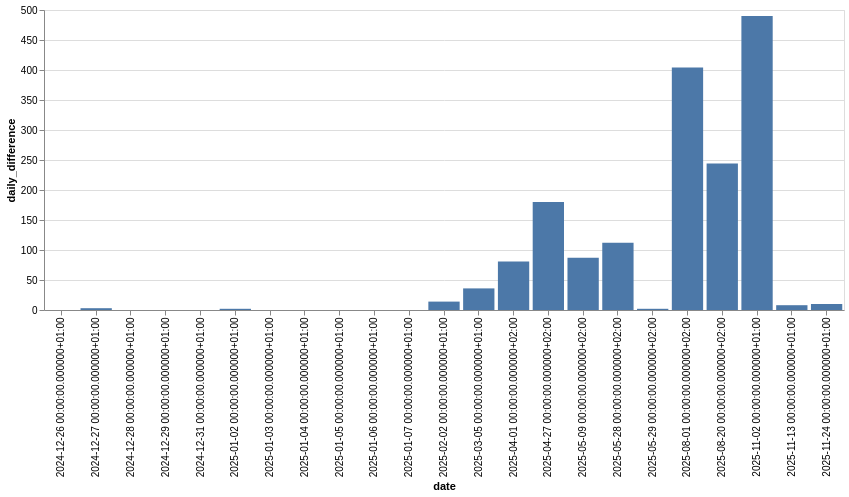

The code cell stored with this chart in its notebook:
### Code cell
segment("Solan last km")

### Figure 1 — Vega-Lite specification as saved in the notebook (floating-point values rounded to 4 significant figures)
{"config": {"view": {"continuousWidth": 300, "continuousHeight": 300}}, "data": {"name": "data-e1b517b8666c165e4ed5d4a74213ad35"}, "mark": {"type": "bar"}, "encoding": {"x": {"field": "date", "type": "ordinal"}, "y": {"field": "daily_difference", "type": "quantitative"}}, "width": 800, "$schema": "https://vega.github.io/schema/vega-lite/v5.8.0.json", "datasets": {"data-e1b517b8666c165e4ed5d4a74213ad35": [{"date": "2024-12-26 00:00:00.000000+01:00", "effort_count": 12355, "daily_difference": 0}, {"date": "2024-12-27 00:00:00.000000+01:00", "effort_count": 12358, "daily_difference": 3}, {"date": "2024-12-28 00:00:00.000000+01:00", "effort_count": 12358, "daily_difference": 0}, {"date": "2024-12-29 00:00:00.000000+01:00", "effort_count": 12358, "daily_difference": 0}, {"date": "2024-12-31 00:00:00.000000+01:00", "effort_count": 12356, "daily_difference": 0}, {"date": "2025-01-02 00:00:00.000000+01:00", "effort_count": 12356, "daily_difference": 2}, {"date": "2025-01-03 00:00:00.000000+01:00", "effort_count": 12356, "daily_difference": 0}, {"date": "2025-01-04 00:00:00.000000+01:00", "effort_count": 12356, "daily_difference": 0}, {"date": "2025-01-05 00:00:00.000000+01:00", "effort_count": 12356, "daily_difference": 0}, {"date": "2025-01-06 00:00:00.000000+01:00", "effort_count": 12356, "daily_difference": 0}, {"date": "2025-01-07 00:00:00.000000+01:00", "effort_count": 12356, "daily_difference": 0}, {"date": "2025-02-02 00:00:00.000000+01:00", "effort_count": 12370, "daily_difference": 14}, {"date": "2025-03-05 00:00:00.000000+01:00", "effort_count": 12406, "daily_difference": 36}, {"date": "2025-04-01 00:00:00.000000+02:00", "effort_count": 12487, "daily_difference": 81}, {"date": "2025-04-27 00:00:00.000000+02:00", "effort_count": 12667, "daily_difference": 180}, {"date": "2025-05-09 00:00:00.000000+02:00", "effort_count": 12754, "daily_difference": 87}, {"date": "2025-05-28 00:00:00.000000+02:00", "effort_count": 12866, "daily_difference": 112}, {"date": "2025-05-29 00:00:00.000000+02:00", "effort_count": 12868, "daily_difference": 2}, {"date": "2025-08-01 00:00:00.000000+02:00", "effort_count": 13272, "daily_difference": 404}, {"date": "2025-08-20 00:00:00.000000+02:00", "effort_count": 13516, "daily_difference": 244}, {"date": "2025-11-02 00:00:00.000000+01:00", "effort_count": 14006, "daily_difference": 490}, {"date": "2025-11-13 00:00:00.000000+01:00", "effort_count": 14014, "daily_difference": 8}, {"date": "2025-11-24 00:00:00.000000+01:00", "effort_count": 14024, "daily_difference": 10}]}}
